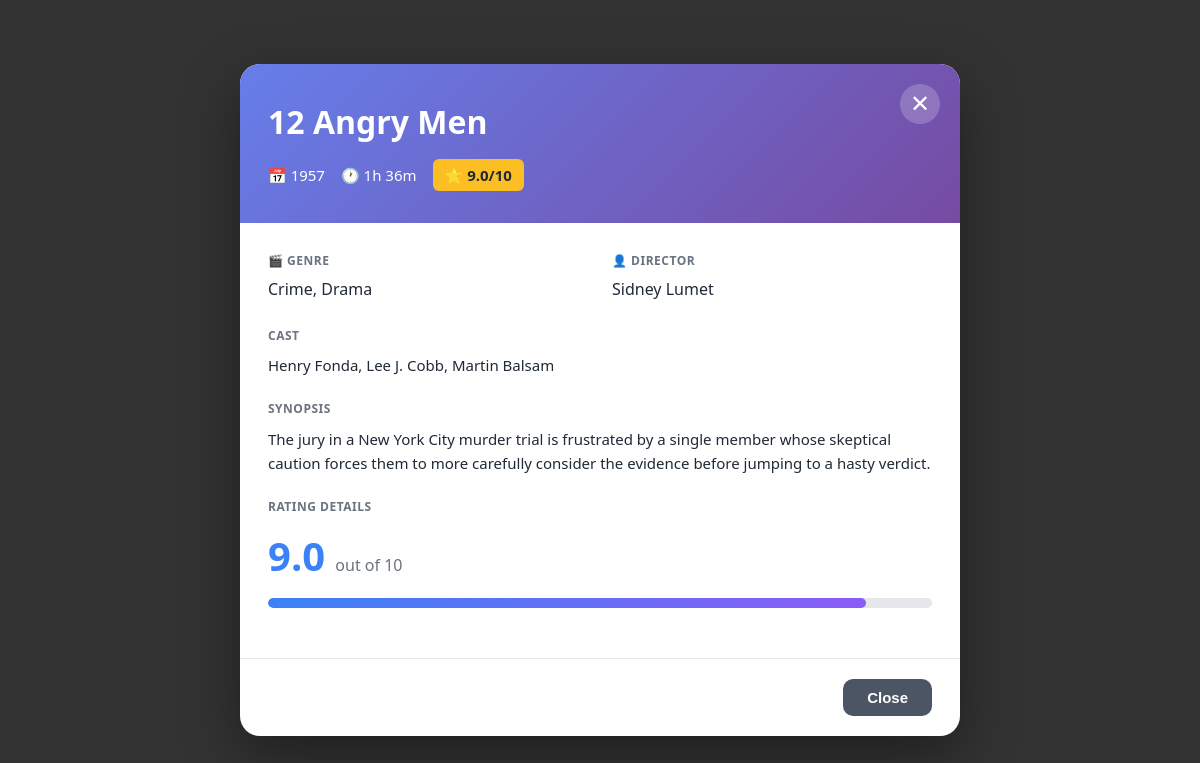
Page /view.php?id=4 on the committed database.
### tables this page shows
CREATE TABLE IF NOT EXISTS movies (
    id       INT          AUTO_INCREMENT PRIMARY KEY,
    title    VARCHAR(255) NOT NULL,
    year     SMALLINT     NOT NULL,
    genre    VARCHAR(150) NOT NULL,              
    rating   DECIMAL(3,1) NOT NULL DEFAULT 0.0,  
    director VARCHAR(150) NOT NULL,
    duration VARCHAR(20)  NOT NULL,              
    cast     TEXT         DEFAULT NULL,          
    synopsis TEXT         DEFAULT NULL           
);

### includes/functions.php (called while the page is built, shortened)
<?php
function h(?string $value): string {
    return htmlspecialchars((string)$value, ENT_QUOTES | ENT_HTML5, 'UTF-8');
}
?>

### public/view.php (the view, shortened to what this page needs)
<?php
require_once ROOT_PATH . 'includes/functions.php';
$movieId = (int)($_GET['id'] ?? 0);
$db   = getDB();
$stmt = $db->prepare("SELECT * FROM movies WHERE id = :id LIMIT 1");
$stmt->execute([':id' => $movieId]);
$movie = $stmt->fetch();
$cast     = $movie['cast']     ?? 'Cast information not available';
$synopsis = $movie['synopsis'] ?? 'Synopsis not available';
?>
<!DOCTYPE html>
<html lang="en">
<head>
    <link rel="stylesheet" href="<?= h(ASSETS_PATH) ?>css/style.css" />
</head>
<body class="view-body">
<div class="movie-modal">
    <button class="modal-close" onclick="window.history.back()">✕</button>
    <div class="modal-header">
        <h1 class="modal-title"><?= h($movie['title']) ?></h1>
        <div class="modal-meta">
            <span class="meta-item">📅 <?= h((string)$movie['year']) ?></span>
            <span class="meta-item">🕐 <?= h($movie['duration']) ?></span>
            <span class="meta-rating">⭐ <?= h((string)$movie['rating']) ?>/10</span>
        </div>
    </div>
    <div class="modal-body">
        <div class="info-row">
            <div class="info-col">
                <div class="info-label">🎬 GENRE</div>
                <div class="info-value"><?= h($movie['genre']) ?></div>
            </div>
            <div class="info-col">
                <div class="info-label">👤 DIRECTOR</div>
                <div class="info-value"><?= h($movie['director']) ?></div>
            </div>
        </div>
        <div class="section">
            <div class="section-label">CAST</div>
            <div class="section-value"><?= h($cast) ?></div>
        </div>
        <div class="section">
            <div class="section-label">SYNOPSIS</div>
            <div class="section-value"><?= h($synopsis) ?></div>
        </div>
        <div class="section">
            <div class="section-label">RATING DETAILS</div>
            <div class="rating-display">
                <span class="rating-number"><?= h((string)$movie['rating']) ?></span>
                <span class="rating-total">out of 10</span>
            </div>
            <div class="rating-bar-wrap">
                <div class="rating-bar-fill" style="width: <?= h((string)($movie['rating'] * 10)) ?>%"></div>
            </div>
        </div>
    </div>
    <div class="modal-footer">
        <button class="btn btn-modal-close" onclick="window.history.back()">Close</button>
    </div>
</div>
</body>
</html>

### assets/css/style.css (style rules this page uses)
:root { --clr-primary: #D7CE93; --clr-primary-hover: #A3A380; --clr-accent: #818CF8; --clr-danger: #EF4444; --clr-danger-hover: #DC2626; --clr-success: #22C55E; --clr-bg: #F3F4F6; --clr-surface: #FFFFFF; --clr-border: #E5E7EB; --clr-text: #1F2937; --clr-text-muted: #6B7280; --clr-text-light: #9CA3AF; --radius-sm: 6px; --radius-md: 10px; --radius-lg: 14px; --radius-card: 16px; --shadow-sm: 0 1px 3px rgba(0,0,0,.08); --shadow-md: 0 4px 12px rgba(0,0,0,.08); --shadow-card: 0 2px 8px rgba(0,0,0,.06); --font-base: 'Segoe UI', system-ui, -apple-system, sans-serif; --transition: .2s ease; }
*, *::before, *::after { box-sizing: border-box; margin: 0; padding: 0; }
body { font-family: var(--font-base); background: var(--clr-bg); color: var(--clr-text); line-height: 1.6; min-height: 100vh; }
.btn { display: inline-flex; align-items: center; gap: 6px; padding: 8px 18px; border-radius: var(--radius-md); font-size: 14px; font-weight: 600; cursor: pointer; border: none; transition: background var(--transition), transform .1s; text-decoration: none; white-space: nowrap; }
body.view-body { background: rgba(0, 0, 0, 0.5); display: flex; align-items: center; justify-content: center; min-height: 100vh; padding: 20px; }
.movie-modal { position: relative; z-index: 1001; background: var(--clr-surface); border-radius: 20px; max-width: 720px; width: 100%; box-shadow: 0 20px 60px rgba(0,0,0,.4); overflow: hidden; animation: modalFadeIn 0.3s ease; }
.modal-close { position: absolute; top: 20px; right: 20px; background: rgba(255, 255, 255, 0.2); border: none; color: #fff; font-size: 24px; width: 40px; height: 40px; border-radius: 50%; cursor: pointer; z-index: 10; transition: background var(--transition); display: flex; align-items: center; justify-content: center; }
.modal-header { background: linear-gradient(135deg, #667eea 0%, #764ba2 100%); padding: 32px 28px; color: #fff; }
.modal-title { font-size: 32px; font-weight: 700; margin-bottom: 12px; }
.modal-meta { display: flex; gap: 16px; flex-wrap: wrap; font-size: 15px; }
.meta-item { display: inline-flex; align-items: center; gap: 6px; }
.meta-rating { background: #FBBF24; color: #1F2937; padding: 4px 12px; border-radius: 6px; font-weight: 700; }
.modal-body { padding: 28px; }
.info-row { display: grid; grid-template-columns: 1fr 1fr; gap: 24px; margin-bottom: 24px; }
.info-col { display: flex; flex-direction: column; gap: 6px; }
.info-label { font-size: 12px; font-weight: 600; color: var(--clr-text-muted); text-transform: uppercase; letter-spacing: 0.5px; }
.info-value { font-size: 16px; font-weight: 500; color: var(--clr-text); }
.section { margin-bottom: 22px; }
.section-label { font-size: 12px; font-weight: 600; color: var(--clr-text-muted); text-transform: uppercase; letter-spacing: 0.5px; margin-bottom: 8px; }
.section-value { font-size: 15px; color: var(--clr-text); line-height: 1.6; }
.rating-display { margin-bottom: 10px; }
.rating-number { font-size: 40px; font-weight: 700; color: #3B82F6; }
.rating-total { font-size: 16px; color: var(--clr-text-muted); margin-left: 6px; }
.rating-bar-wrap { height: 10px; background: #E5E7EB; border-radius: 10px; overflow: hidden; position: relative; }
.rating-bar-fill { height: 100%; background: linear-gradient(90deg, #3B82F6 0%, #8B5CF6 100%); transition: width 0.6s ease; border-radius: 10px; }
.modal-footer { padding: 20px 28px; border-top: 1px solid var(--clr-border); display: flex; justify-content: flex-end; }
.btn-modal-close { background: #4B5563; color: #fff; padding: 10px 24px; border: none; border-radius: var(--radius-md); font-size: 15px; font-weight: 600; cursor: pointer; transition: background var(--transition); }

### rows in the picture
movies: title "12 Angry Men", year "1957", duration "1h 36m", rating "9.0", genre "Crime, Drama", director "Sidney Lumet", cast "Henry Fonda, Lee J. Cobb, Martin Balsam", synopsis "The jury in a New York City murder trial is frustrated by a single member whose skeptical caution forces them to more carefully consider the evidence before jumping to a hasty verdict."
